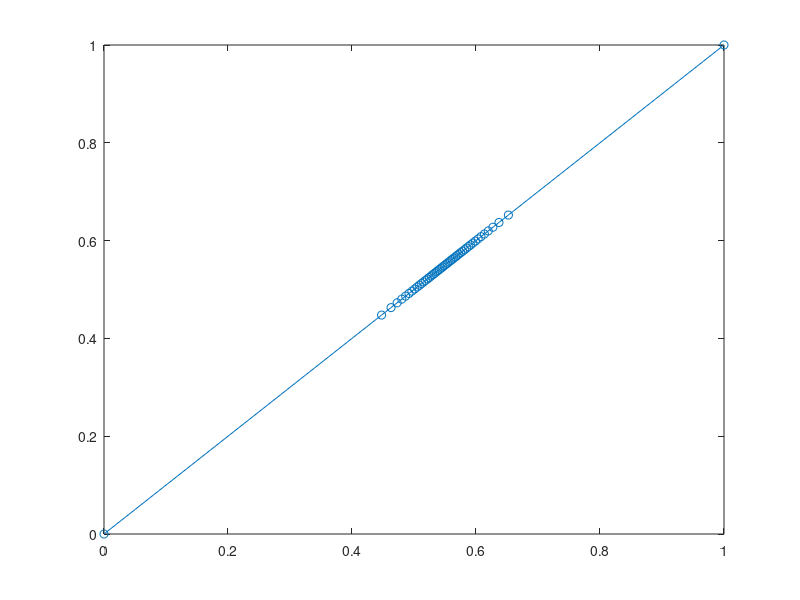

MATLAB code to generate this figure: (Note: this script raises an error after producing the figure.)
close all
%clear
clc
format short

%% Simulazione

function [points, succ_rate] = get_points_ploss(p_loss_vals, samples, ref_func, alpha)
    
    
    fprintf('Simulation started with alpha = %.1f\n', alpha);

    points = zeros(length(p_loss_vals), samples);
    succ_rate = zeros(length(p_loss_vals), 1);

    Ts = 0.005;
    Usat = 25;
    
    
    %% Simulate
    % Initial conditions: [x0; xdot0; theta0; thetadot0]
    x0 = [0, .2, .1, -.1]';
    t_max = 20;
    
    iter = 0;
    ITER_MAX = length(p_loss_vals);
    for p_loss = p_loss_vals
        points_row = zeros(1, samples);
        fail_count = 0;
        tic
        parfor i = 1:samples
            % --------------- pid
            Ke = [-1092.9579, -315.95446, 638.34815, 98.460198, -8.8319058];
            Kx = Ke(1:4);
            Ki = Ke(5);
            ctrl_imd = LQIController(Kx, Ki, 0, Ts, -Usat, Usat); 

            % Turns it into a realistic controller (adds noise, packet loss...)
            ctrl = RealisticController(ctrl_imd);
            ctrl.noise_std = .0003 * [1 1 1 1];
            ctrl.state_loss_prob = 0;
            ctrl_imd.p_input_loss = p_loss; % NB accessing original object, this needs to be reworked
            ctrl_imd.alpha = alpha;
            
            ctrl.RefFunc = @(t) [
                ref_func(t); %square(pi / 4 * t);
                zeros(size(t)); %poly_f(derivative_sq, t); 
                zeros(size(t)); 
                zeros(size(t))];
    
            % if (std < 0.002 && i >= 2)
            %     points_row(i) = points_row(i-1);
            %     continue
            % end
            recdata = solve_invpen(x0, ctrl, t_max); 
            % plot_data;
            % animation_viewer(recdata);
            % close all;

            % if has fallen, increment
            fail_count = fail_count + any(abs(recdata.states(:, 3)) > 0.8);
    
           % computing cost
            %disp("Tracking cost:");
            cost = sum(abs(recdata.states(:, 1) - recdata.reference(1, :)'));
            %disp(cost)
            %disp(p_loss)
            %disp(fail_count)

            points_row(i) = cost;
            
            % Log progress
            fprintf('\rIteration: %d/%d, Sample: %d/%d for alpha= %.2f', iter, ITER_MAX, i, samples, alpha);
        end
        toc
        iter = iter + 1;
        points(iter, :) = points_row;
        succ_rate(iter) = (samples - fail_count) / samples * 100; %gives %
    end

end



% ================ Generate smooth square wave reference signal of amplitude 1
T = 5; % period
k = 20; % the lower the smoother
A = .15; % amplitude
smooth_wave = @(t) A * tanh(k * sin(2*pi*(t-T/4)/T)) + A;


% Generates reference signal by combining square waves
poly_f = @(f, t) f(t);

p_loss_vals = 0:.03:.8;

% --------------- GENERATE P% POINTS1
n = 40;                     % total number of points
p = linspace(0, 1, n);       % uniform quantile values

mu = 0.75;                    % center around 70
sigma = 0.05;                 % tighter = more clustering near center

x = norminv(p, mu, sigma);   % inverse normal CDF (quantile function)

% Clip values to [0, 1]
x(x < 0) = 0;
x(x > 1) = 1;

% Ensure exact start and end points
x(1) = 0;
x(end) = 1;

x_75 = x;

% --------------- GENERATE P% POINTS2
n = 50;                     % total number of points
p = linspace(0, 1, n);       % uniform quantile values

mu = 0.55;                    % center around 70
sigma = 0.05;                 % tighter = more clustering near center

x = norminv(p, mu, sigma);   % inverse normal CDF (quantile function)

% Clip values to [0, 1]
x(x < 0) = 0;
x(x > 1) = 1;

% Ensure exact start and end points
x(1) = 0;
x(end) = 1;

x_55 = x;
% ----- CHOOSES 
p_loss_vals = x_75;

figure
plot(x, x, '-o');

SAMPLES = 100;
alpha_values = [1, 0]; % Example alpha values for the loop

idx = 0;
for alpha = alpha_values
    idx = idx +1;
    if idx == 2
        p_loss_vals = x_55;
    end
    fprintf("Using %d", idx);
    [points, succ_rates] = get_points_ploss(p_loss_vals, SAMPLES, smooth_wave, alpha);
    fprintf("Processing alpha %.2f", alpha);

    filename = sprintf('a_%.2f_%d_%d_around_%.2f.mat', alpha, n, SAMPLES, mu);
    save(fullfile("identification_and_control", "graphing", "succ_rates", filename), "succ_rates", "points", "alpha", "mu", "p_loss_vals");
end


%% plot cost (normal and boxplot)
load("identification_and_control\graphing\succ_rates\a_1.0_100_30_around_0.63.mat")
mean_values = median(points, 2);

figure;
hold on; % Hold on to plot multiple points
% for row = 1:size(points, 1)
% 
%     % Set transparency for the plot
% 
%     p = plot(100*p_loss_vals(row) * ones(size(points, 2), 1)', points(row, :), 'x', 'Color','r', 'LineWidth',1); % Plot each column
% 
% end

ORANGE = [1 0.5 0];
BLUE = [0.000, 0.447, 0.741];
GREEN = [0.467, 0.675, 0.188];

for i = 1:length(p_loss_vals)
    % x = a 1×30 vector all equal to p_loss_vals(i)
    x = repmat(p_loss_vals(i) * 100, 1, size(points,2));
    y = points(i,:);           % the 30 Y‑values in row i
    p = scatter(x, y, 60, BLUE, 'x', ...      % 36 is the marker size
        'MarkerFaceAlpha', 0.3, ...           % 30% opaque faces
        'MarkerEdgeAlpha', 0.4);
end
ylim([298.2, 299]);
h = plot(100*p_loss_vals, mean_values,'-',  'Color', BLUE, 'LineWidth', 2);
p = scatter(-2, -2, 40, BLUE, 'x');
% Automatically place the legend at the best location
legend([p, h], {'Individual simulations', 'Median trend'}, 'Location', 'best');
hold off; % Release the hold
xlabel('Packet loss probability (%)');
ylabel('Tracking cost');
title('Tracking cost vs packet loss chance Plot');
grid on; % Add grid for better visualizationzxc
ylim([298.2, 299]);

% Create boxplot with x-axis scale defined by p_loss_vals and y-values from points
figure;
boxplot(points', 'Widths', 0.5);
xlabel('Packet loss probability (%)');
ylabel('Tracking cost');
title('Boxplot of Tracking Cost vs Packet Loss Probability');
grid on; % Add grid for better visualization

%% plot success rate
figure
hold on;
plot(p_loss_vals * 100, succ_rates, 'LineWidth', 1.5)
ylim([-5, 105]);
xlim([0, 100]);
grid on;
xlabel('Packet loss probability (%)');
ylabel('Stabilization success rate (%)');
title('Success rate of stabilization vs packet loss chance Plot')
% Add a dotted line at y = 50
yline(50, 'k--', 'success% = 50', 'LabelHorizontalAlignment', 'left', 'LabelVerticalAlignment', 'bottom');

%% plot different success rates
figure;
hold on;
grid on;
xlabel('Packet loss probability (%)');
ylabel('Stabilization success rate (%)');
title('Success rate of stabilization vs packet loss chance Plot')
% Add a dotted line at y = 50
yline(50, 'k--', 'success% = 50', 'LabelHorizontalAlignment', 'left', 'LabelVerticalAlignment', 'bottom');


files = [
    "identification_and_control\graphing\succ_rates\a_1.0_100_30_around_0.63.mat";
    "identification_and_control\graphing\succ_rates\a_0.95_50_30_around_0.80.mat";
    "identification_and_control\graphing\succ_rates\a_0.9_100_30_around_0.63.mat";
    "identification_and_control\graphing\succ_rates\a_0.8_100_30_around_0.63.mat";
    "identification_and_control\graphing\succ_rates\a_06_40_18_around_75.mat";
    "identification_and_control\graphing\succ_rates\a_0.4_100_30_around_0.63.mat";
    "identification_and_control\graphing\succ_rates\a_0.2_100_30_around_0.63.mat";
    "identification_and_control\graphing\succ_rates\a_0.1_100_30_around_0.63.mat";
    "identification_and_control\graphing\succ_rates\a_0.0_100_30_around_0.63.mat"
];

alphas = [1.0, 0.95, 0.9, 0.8, 0.6, 0.4, 0.2, 0.1, 0];

plots = zeros(length(files), 1);
failure_points = zeros(9, 2);

for i = 1:length(files)
    load(files(i));
    style = '-';
    if i == 1 || i == 9
        style = '--';
    end
    p = plot(p_loss_vals * 100, succ_rates, style);
    idx = find(succ_rates < 100, 1);
    failure_points(i, :) = [alphas(i), p_loss_vals(idx) * 100];
    plots(i) = p;
end


legend(plots, { ...
    'alpha = 1.0 (ZOH)', ...
    'alpha = 0.95', 'alpha = 0.9', ...
    'alpha = 0.8', 'alpha=0.6', 'alpha = 0.4', 'alpha = 0.2', 'alpha = 0.1', 'alpha = 0'}, 'Location', 'best');

ylim([-1, 101]);

figure;
plot(failure_points(:, 1), failure_points(:, 2), 'LineWidth',2);
hold on;
plot([0, 0.95, 0.95], [73.0291, 73.0291, 0], '--', 'Color', [0,0,0])
grid on;
xlabel('Decay factor alpha');
ylabel('No-fail packet drop probabilty threshold (%)');
title('Stabilization no‑fail threshold vs alpha Plot')

xlim([0, 1])
ylim([20, 90]);

%% plot of different cost

files = [
    "identification_and_control\graphing\succ_rates\a_1.0_100_30_around_0.63.mat";
    "identification_and_control\graphing\succ_rates\a_0.95_40_18_around_0.70.mat";
    "identification_and_control\graphing\succ_rates\a_0.9_40_8_around_0.40.mat";
    "identification_and_control\graphing\succ_rates\a_0.8_100_30_around_0.63.mat";
    "identification_and_control\graphing\succ_rates\a_0.6_40_8_around_0.40.mat";
    "identification_and_control\graphing\succ_rates\a_0.4_100_30_around_0.63.mat";
    "identification_and_control\graphing\succ_rates\a_0.2_100_30_around_0.63.mat";
    "identification_and_control\graphing\succ_rates\a_0.1_100_30_around_0.63.mat";
    "identification_and_control\graphing\succ_rates\a_0.0_100_30_around_0.63.mat"
];

figure;

plots = zeros(length(files), 1);

for i = 1:length(files)
    load(files(i));
    style = '-';
    if i == 1 || i == 9
        style = '--';
    end
    mean_values = median(points, 2);
    p = plot(100*p_loss_vals, mean_values,style, 'LineWidth', 1); hold on;
    plots(i) = p;
end


% Automatically place the legend at the best location
legend(plots, { ...
    'alpha = 1.0 (ZOH)', ...
    'alpha = 0.95', 'alpha = 0.9', ...
    'alpha = 0.8', 'alpha=0.6', 'alpha = 0.4', 'alpha = 0.2', 'alpha = 0.1', 'alpha = 0'}, 'Location', 'best');



grid on; % Add grid for better visualizationzxc
ylim([298.2, 299]);
xlabel('Packet loss probability (%)');
ylabel('Tracking cost');
title('Tracking cost vs packet loss chance Plot for various values of alpha');
